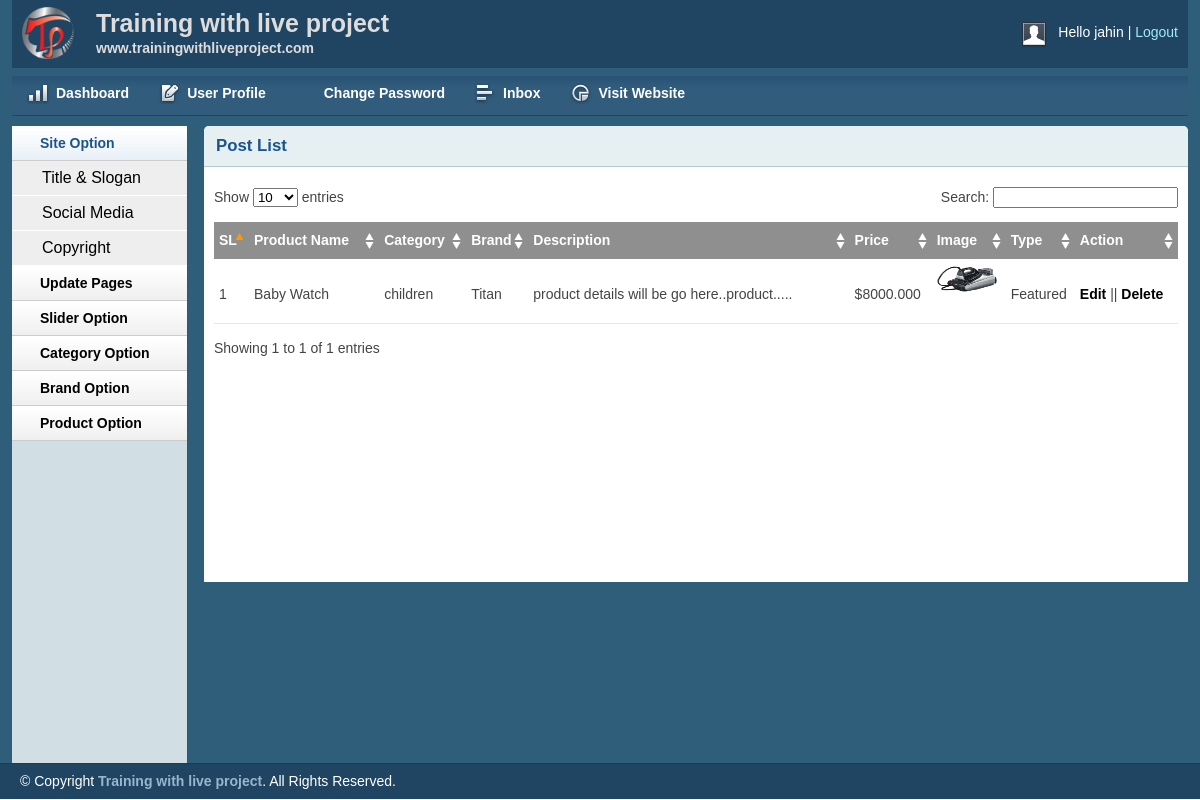
The app's page /admin/productlist.php (signed in) with its own data.
### tables this page shows
CREATE TABLE `tbl_product` (
  `productId` int(11) NOT NULL,
  `productName` varchar(255) NOT NULL,
  `catId` int(11) NOT NULL,
  `brandId` int(11) NOT NULL,
  `body` text NOT NULL,
  `price` float(10,3) NOT NULL,
  `image` varchar(255) NOT NULL,
  `type` tinyint(4) NOT NULL DEFAULT 0
);

CREATE TABLE `tbl_category` (
  `catId` int(11) NOT NULL,
  `catName` varchar(255) NOT NULL
);

CREATE TABLE `tbl_brand` (
  `brandId` int(11) NOT NULL,
  `brandName` varchar(255) NOT NULL
);

### lib/Database.php (called while the page is built, shortened)
<?php
Class Database{
 public $host   = DB_HOST;
 public $user   = DB_USER;
 public $pass   = DB_PASS;
 public $dbname = DB_NAME;
 public $link;
private function connectDB(){
 $this->link = new mysqli($this->host, $this->user, $this->pass,
  $this->dbname);
 }
public function select($query){
  $result = $this->link->query($query) or
   die($this->link->error.__LINE__);
  if($result->num_rows > 0){
    return $result;
  } else {
    return false;
  }
 }
}

### classes/Product.php (called while the page is built, shortened)
 <?php
  $filepath  = realpath(dirname(__FILE__));
  include_once ($filepath.'/../lib/Database.php');
  include_once ($filepath.'/../helpers/Format.php');
?>
<?php
class Product
{
  private $db;
  public function __construct(){
    $this->db = new Database();
      }
    public function getAllProduct(){
      $query = "SELECT p.*, c.catName, b.brandName
                FROM tbl_product as p, tbl_category as c, tbl_brand as b
                WHERE p.catId = c.catId AND p.brandId = b.brandId
                ORDER BY p.productId DESC";
      $result = $this->db->select($query);
      return $result;
    }
}
?>

### helpers/Format.php (called while the page is built, shortened)
<?php
class Format{
 public function textShorten($text, $limit = 400){
  $text = $text. " ";
  $text = substr($text, 0, $limit);
  $text = substr($text, 0, strrpos($text, ' '));
  $text = $text.".....";
  return $text;
 }
}
?>

### admin/productlist.php (the view, shortened to what this page needs)
<?php include 'inc/header.php';?>
<?php include 'inc/sidebar.php';?>
<?php include '../classes/Product.php';?>
<?php include_once '../helpers/Format.php';?>
<?php
  $pd = new Product();
  $fm = new Format();
 ?>
<div class="grid_10">
    <div class="box round first grid">
        <h2>Post List</h2>
        <div class="block">
            <table class="data display datatable" id="example">
			<thead>
				<tr>
					<th>SL</th>
					<th>Product Name</th>
					<th>Category</th>
					<th>Brand</th>
					<th>Description</th>
          <th>Price</th>
          <th>Image</th>
          <th>Type</th>
          <th>Action</th>
				</tr>
			</thead>
			<tbody>
        <?php
        $getPd = $pd->getAllProduct();
        if($getPd){
          $i = 0;
          while($result = $getPd->fetch_assoc()){
            $i++;
         ?>
				<tr class="odd gradeX">
					<td><?php echo $i; ?></td>
					<td><?php echo $result['productName']; ?></td>
					<td><?php echo $result['catName']; ?></td>
					<td><?php echo $result['brandName']; ?></td>
          <td><?php echo $fm->textShorten($result['body'], 50); ?></td>
          <td>$<?php echo $result['price']; ?></td>
          <td><img src = "<?php echo $result['image']; ?>
            " height= "40px" width= "60px"/></td>
          <td><?php
            if ($result['type']==0) {
              echo "Featured";
            }else {
              echo "General";
            }
         ?>
          </td>
          <td><a href="productedit.php?proid=<?php echo $result['productId'];?>"
            >Edit</a> || <a onclick="return confirm('Are you sure to delete!')"
             href="?delpro=<?php echo $result['productId'];?>">Delete</a></td>
				</tr>
      <?php  }} ?>
			</tbody>
		</table>
       </div>
    </div>
</div>
<?php include 'inc/footer.php';?>

### admin/css/layout.css (style rules this page uses)
body { background: #fff none repeat scroll 0 0; color: #444; font-size: 14px; padding: 0; }
a { color: #000; font-weight:bold; text-decoration: none; }
h1, h2, h3, h4, h5, h6 { line-height:1.2em; margin-bottom:.3em; }
h2 { margin-top:1em; }
.box { background:#fff; margin-bottom:20px; padding:10px 10px 10px 10px; margin-left:-8px; }
.box.grid { padding-bottom:40px; }
.box.round { -moz-border-radius: 5px 5px 0px 0px; -webkit-border-radius: 5px 5px 0px 0px; border-radius: 5px 5px 0px 0px; }
.box h2 { font-size:1.2em; font-weight:bold; color:#1B548D; background:#E6F0F3; margin:-10px -10px 0 -10px; padding:10px 12px; border-bottom:1px solid #B3CBD6; -moz-border-radius: 5px 5px 0px 0px; -webkit-border-radius: 5px 5px 0px 0px; border-radius: 5px 5px 0px 0px; }
.box.first { min-height: 406px; }
.block { padding-top:20px; }
p { margin-bottom:1em; }
.block { padding-bottom:1px; }
table.display { margin: 0 auto; clear: both; width: 100%; }
.sorting_asc { background: #8f8f8f url(../img/table/sort_asc.png) no-repeat center right; padding:8px 5px; text-align:left; color:#fff; }
.sorting { background:#8f8f8f url(../img/table/sort_both.png) no-repeat center right; padding:8px 5px; text-align:left; color:#fff; }
tr.odd { height: 30px; line-height: 30px; border-bottom:1px solid #e6e6e6; }
tr.odd td, tr.even td { padding-left:5px; }

### records on screen
tbl_product: productName "Baby Watch", catId.catName "children", brandId.brandName "Titan", body "product details will be go here..product.....", price "8000.000", image (picture), type "Featured"

### other values on screen
Session::get('adminName') "jahin"
